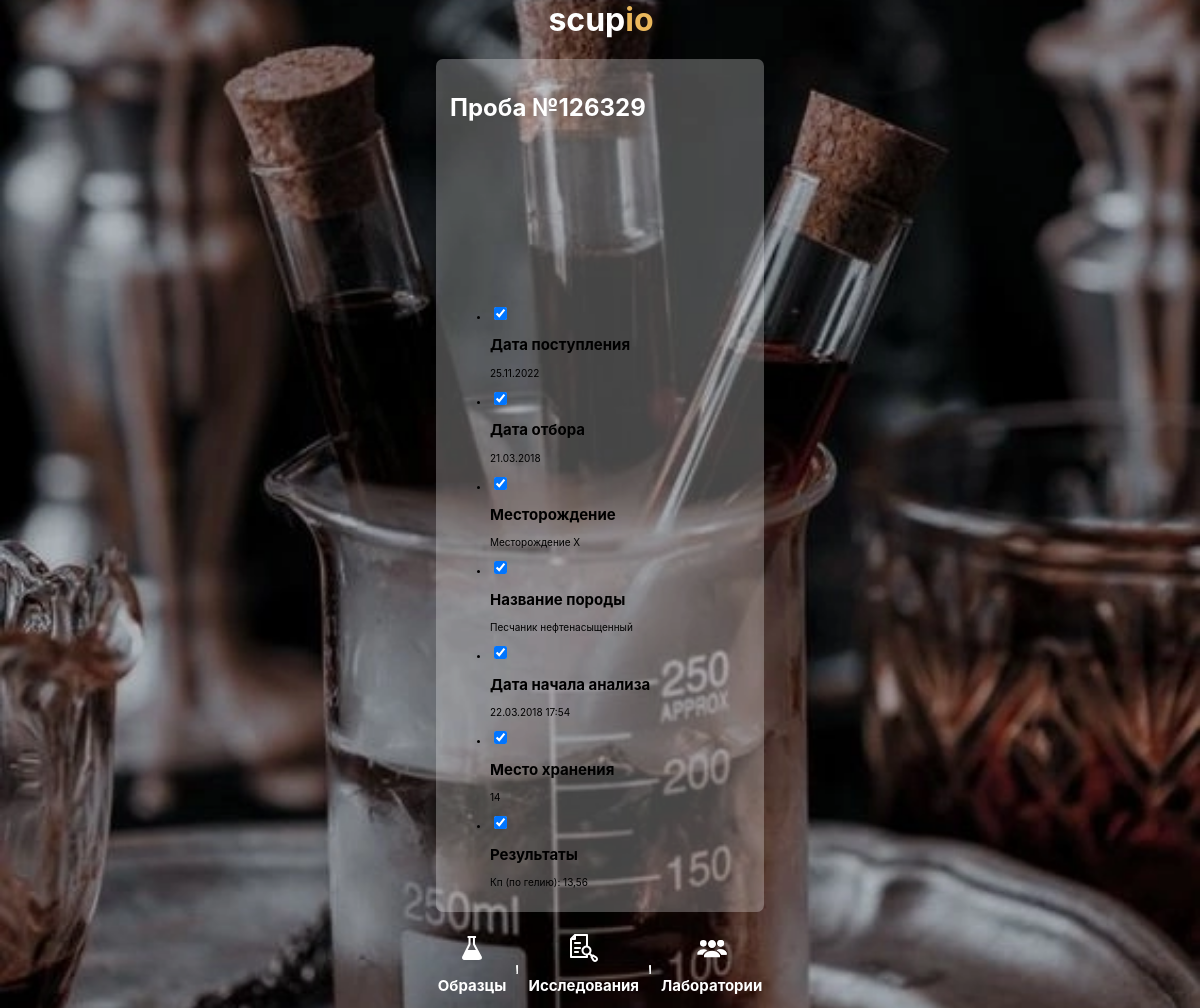
The page /object/4 (signed in) on the database its author committed.
### objects/models.py (models this page shows, shortened)
class Object(models.Model):
    name = models.IntegerField(verbose_name='Номер объекта')
    oilfield = models.ForeignKey(
        OilField,
        related_name='objects',
        verbose_name='Номер месторождения',
        on_delete=models.CASCADE,
        default = 1
    )
    income_date = models.DateTimeField(auto_now_add=True, verbose_name='Дата поступления в лабораторию')
    date_selection = models.DateTimeField(verbose_name='Дата отбора пробы')
    rock_name = models.CharField(max_length=200, verbose_name='Название породы')
    link_verge3d = models.CharField(max_length=200, verbose_name='Ссылка на 3D Модель')
    class Meta:
        ordering = ('-pk',)

class LabObject(models.Model):
    object = models.ForeignKey(
        Object,
        related_name='lab_object',
        verbose_name='Объект',
        on_delete=models.CASCADE
    )
    laboratory = models.ForeignKey(
        Lab,
        related_name='lab_object',
        verbose_name='Лаборатория',
        on_delete=models.CASCADE
    )
    start_date = models.DateTimeField(verbose_name='Время старта работы')
    end_date = models.DateTimeField(auto_now_add=True, verbose_name='Время конца работы')
    author = models.ForeignKey(
        User,
        related_name='lab_object',
        verbose_name='Оператор',
        on_delete=models.CASCADE,
        default = 1
    )
    task = models.ForeignKey(
        Task,
        related_name='lab_object',
        verbose_name='Исследование',
        on_delete=models.CASCADE
    )
    class Meta:
        ordering = ('-pk',)

class OilField(models.Model):
    name = models.CharField(max_length=200, verbose_name='Название месторождения')
    well = models.ForeignKey(
        Well,
        related_name='fields',
        verbose_name='Скважина',
        on_delete=models.CASCADE,
        default = 1
    )

class Lab(models.Model):
    name = models.IntegerField(verbose_name='Номер лаборатории')
    address = models.CharField(max_length=200, verbose_name='Адрес лаборатории')

class Task(models.Model):
    type = models.IntegerField(verbose_name='Тип работы')
    result = models.CharField(max_length=200, verbose_name='Результат', blank=True, null=True)

### objects/views.py (the view)
# urls.py: path('object/<int:object_id>', views.object_detail, name='object_detail'),
@login_required
def object_detail(request, object_id):
    object = get_object_or_404(Object, pk=object_id)
    context = {
        'object': object,
        'tasks': object.lab_object.all(),
    }
    return render(request, 'objects/object_detail.html', context)

### templates/objects/object_detail.html (shortened to what this page needs)
{% extends 'base.html' %}
{% block content %}
<div class="list">
    <h2 style="color: #FFFFFF; font-size:24px">Проба №{{ tasks.0.object.name}}</h2>
    <iframe src="{{ tasks.0.object.link_verge3d }}"></iframe>
    <ul class="accordeon">
        <li>
            <input type="checkbox" checked>
            <h2>Дата поступления</h2>
            <p>{{ tasks.0.object.income_date|date:'d.m.Y' }}</p>
        </li>
        <li>
            <input type="checkbox" checked>
            <h2>Дата отбора</h2>
            <p>{{ tasks.0.object.date_selection|date:'d.m.Y' }}</p>
        </li>
        <li>
            <input type="checkbox" checked>
            <h2>Месторождение</h2>
            <p>{{ tasks.0.object.oilfield.name }}</p>
        </li>
        <li>
            <input type="checkbox" checked>
            <h2>Название породы</h2>
            <p>{{ tasks.0.object.rock_name }}</p>
        </li>
        <li>
            <input type="checkbox" checked>
            <h2>Дата начала анализа</h2>
            <p>{{ tasks.0.start_date|date:'d.m.Y H:i' }}</p>
        </li>
        <li>
            <input type="checkbox" checked>
            <h2>Место хранения</h2>
            <p>{{ tasks.0.laboratory.name }}</p>
        </li>
        <li>
            <input type="checkbox" checked>
            <h2>Результаты</h2>
            {% for task in tasks %}
            <p>{{ task.task.result }}</p>
            {% endfor %}
        </li>
    </ul>
</div>
{% endblock %}

### static/css/style.css (style rules this page uses)
html { font-family: "Inter"; font-size: 10px; height: 100vh; width: 100vw; }
body { overflow-x: hidden; margin: 0; min-width: 100vw; min-height: 100vh; }
*, *:before, *:after { box-sizing: border-box; text-decoration: none; }
iframe { border-width: 0; border-style: none; border-color: none; border-image: none; }

### rows shown on the page
Object: id+name "126329"
LabObject: object.income_date "25.11.2022", object.date_selection "21.03.2018", object.name "Месторождение Х", object.rock_name "Песчаник нефтенасыщенный", object+start_date "22.03.2018 17:54", object+laboratory "14", task.result "Кп (по гелию): 13,56"
